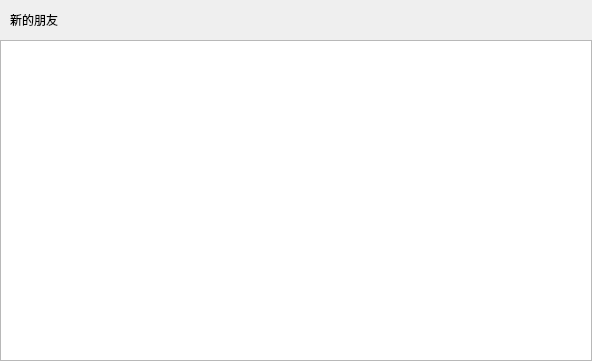
<?xml version="1.0" encoding="UTF-8"?>
<ui version="4.0">
 <class>ApplyFriendPage</class>
 <widget class="QWidget" name="ApplyFriendPage">
  <property name="geometry">
   <rect>
    <x>0</x>
    <y>0</y>
    <width>592</width>
    <height>361</height>
   </rect>
  </property>
  <property name="windowTitle">
   <string>Form</string>
  </property>
  <layout class="QVBoxLayout" name="verticalLayout">
   <property name="spacing">
    <number>0</number>
   </property>
   <property name="leftMargin">
    <number>0</number>
   </property>
   <property name="topMargin">
    <number>0</number>
   </property>
   <property name="rightMargin">
    <number>0</number>
   </property>
   <property name="bottomMargin">
    <number>0</number>
   </property>
   <item>
    <widget class="QWidget" name="friend_apply_wid" native="true">
     <layout class="QHBoxLayout" name="horizontalLayout">
      <property name="spacing">
       <number>0</number>
      </property>
      <property name="leftMargin">
       <number>0</number>
      </property>
      <property name="topMargin">
       <number>0</number>
      </property>
      <property name="rightMargin">
       <number>0</number>
      </property>
      <property name="bottomMargin">
       <number>0</number>
      </property>
      <item>
       <spacer name="horizontalSpacer_2">
        <property name="orientation">
         <enum>Qt::Horizontal</enum>
        </property>
        <property name="sizeType">
         <enum>QSizePolicy::Fixed</enum>
        </property>
        <property name="sizeHint" stdset="0">
         <size>
          <width>10</width>
          <height>20</height>
         </size>
        </property>
       </spacer>
      </item>
      <item>
       <widget class="QLabel" name="friend_apply_lb">
        <property name="minimumSize">
         <size>
          <width>0</width>
          <height>40</height>
         </size>
        </property>
        <property name="maximumSize">
         <size>
          <width>16777215</width>
          <height>40</height>
         </size>
        </property>
        <property name="text">
         <string>新的朋友</string>
        </property>
       </widget>
      </item>
     </layout>
    </widget>
   </item>
   <item>
    <widget class="QWidget" name="widget_2" native="true">
     <layout class="QVBoxLayout" name="verticalLayout_2">
      <property name="spacing">
       <number>0</number>
      </property>
      <property name="leftMargin">
       <number>0</number>
      </property>
      <property name="topMargin">
       <number>0</number>
      </property>
      <property name="rightMargin">
       <number>0</number>
      </property>
      <property name="bottomMargin">
       <number>0</number>
      </property>
      <item>
       <widget class="ApplyFriendList" name="apply_friend_list"/>
      </item>
     </layout>
    </widget>
   </item>
  </layout>
 </widget>
 <customwidgets>
  <customwidget>
   <class>ApplyFriendList</class>
   <extends>QListWidget</extends>
   <header location="global">applyfriendlist.h</header>
  </customwidget>
 </customwidgets>
 <resources/>
 <connections/>
</ui>
